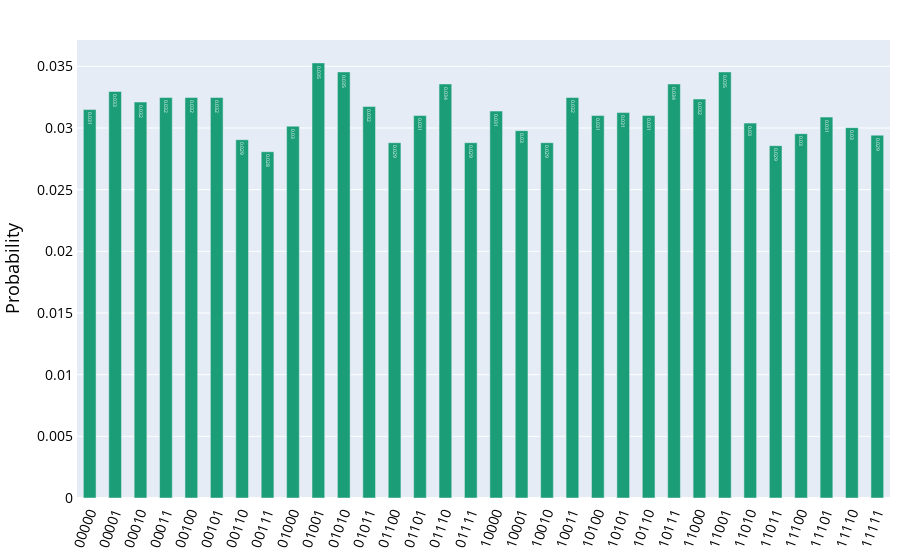

Here is the notebook cell this chart was saved with:
### Code cell
probability_distribution(counts)

### Figure 1 — Plotly figure (JSON) as saved in the notebook; plotly's stock layout.template omitted (floating-point values rounded to 4 significant figures)
{"data": [{"hoverinfo": "text", "hovertext": ["<b>00000</b><br>P = 0.031", "<b>00001</b><br>P = 0.033", "<b>00010</b><br>P = 0.032", "<b>00011</b><br>P = 0.032", "<b>00100</b><br>P = 0.032", "<b>00101</b><br>P = 0.032", "<b>00110</b><br>P = 0.029", "<b>00111</b><br>P = 0.028", "<b>01000</b><br>P = 0.03", "<b>01001</b><br>P = 0.035", "<b>01010</b><br>P = 0.035", "<b>01011</b><br>P = 0.032", "<b>01100</b><br>P = 0.029", "<b>01101</b><br>P = 0.031", "<b>01110</b><br>P = 0.034", "<b>01111</b><br>P = 0.029", "<b>10000</b><br>P = 0.031", "<b>10001</b><br>P = 0.03", "<b>10010</b><br>P = 0.029", "<b>10011</b><br>P = 0.032", "<b>10100</b><br>P = 0.031", "<b>10101</b><br>P = 0.031", "<b>10110</b><br>P = 0.031", "<b>10111</b><br>P = 0.034", "<b>11000</b><br>P = 0.032", "<b>11001</b><br>P = 0.035", "<b>11010</b><br>P = 0.03", "<b>11011</b><br>P = 0.029", "<b>11100</b><br>P = 0.03", "<b>11101</b><br>P = 0.031", "<b>11110</b><br>P = 0.03", "<b>11111</b><br>P = 0.029"], "marker": {"color": "#1b9e77"}, "name": "", "text": [0.031, 0.033, 0.032, 0.032, 0.032, 0.032, 0.029, 0.028, 0.03, 0.035, 0.035, 0.032, 0.029, 0.031, 0.034, 0.029, 0.031, 0.03, 0.029, 0.032, 0.031, 0.031, 0.031, 0.034, 0.032, 0.035, 0.03, 0.029, 0.03, 0.031, 0.03, 0.029], "textposition": "auto", "type": "bar", "width": 0.5, "x": [0, 1, 2, 3, 4, 5, 6, 7, 8, 9, 10, 11, 12, 13, 14, 15, 16, 17, 18, 19, 20, 21, 22, 23, 24, 25, 26, 27, 28, 29, 30, 31], "y": [0.03149, 0.03296, 0.0321, 0.03247, 0.03247, 0.03247, 0.02905, 0.02808, 0.03015, 0.03528, 0.03455, 0.03174, 0.02881, 0.03101, 0.03357, 0.02881, 0.03137, 0.02979, 0.02881, 0.03247, 0.03101, 0.03125, 0.03101, 0.03357, 0.03235, 0.03455, 0.0304, 0.02856, 0.02954, 0.03088, 0.03003, 0.02942]}], "layout": {"font": {"color": "black"}, "margin": {"b": 10, "l": 50, "r": 10, "t": 40}, "paper_bgcolor": "white", "showlegend": false, "title": {"font": {"size": 20}, "x": 0.5}, "xaxis": {"linewidth": 1, "showline": true, "tickangle": -70, "tickfont": {"size": 14}, "ticktext": ["00000", "00001", "00010", "00011", "00100", "00101", "00110", "00111", "01000", "01001", "01010", "01011", "01100", "01101", "01110", "01111", "10000", "10001", "10010", "10011", "10100", "10101", "10110", "10111", "11000", "11001", "11010", "11011", "11100", "11101", "11110", "11111"], "tickvals": [0, 1, 2, 3, 4, 5, 6, 7, 8, 9, 10, 11, 12, 13, 14, 15, 16, 17, 18, 19, 20, 21, 22, 23, 24, 25, 26, 27, 28, 29, 30, 31]}, "yaxis": {"linewidth": 1, "showline": true, "tickfont": {"size": 14}, "title": {"font": {"size": 18}, "text": "Probability"}}}}
